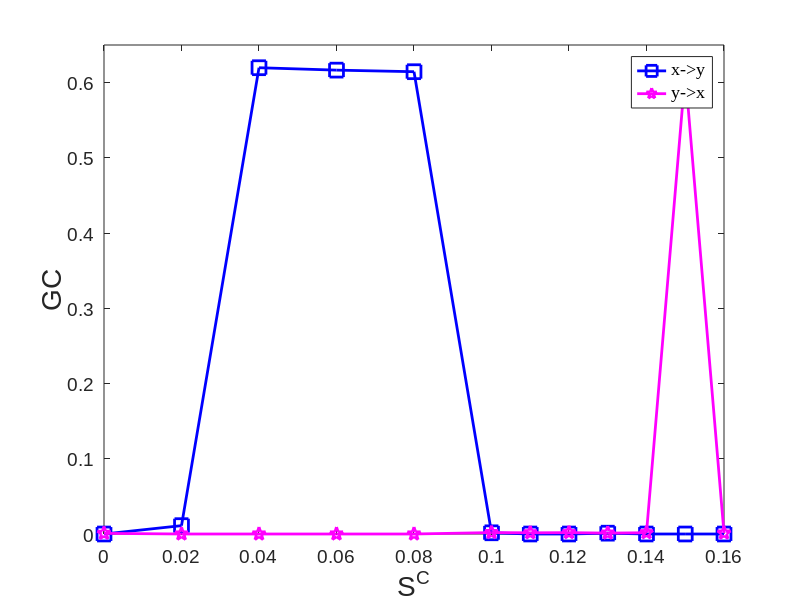

The MATLAB script that drew this image:
%% Fig11_HH_TWO_Neurons_LinearGC
C=[0 0.02 0.04 0.06 0.08 0.1 0.11 0.12 0.13 0.14 0.15 0.16];
GC_xy=[0 0.0111 0.6198 0.6166 0.6145 0.0016 0 0 0.0011 0 0 0];
GC_yx=[8.456e-04 0 0 0 0 0.0019 0.0016 0.0018 0.0012 0.0017 0.6126 0.0012];

% Plot
h0=figure;
clf;
plot(C,GC_xy,'MarkerSize',10,'Marker','s','LineWidth',2,...
'Color',[0 0 1]);hold on
plot(C,GC_yx,'MarkerSize',10,'Marker','p','LineWidth',2,...
'Color',[1 0 1]);
% Legend 
hleg1 =legend('x->y','y->x','northeast');
set(hleg1,'Location','northeast') 
set(hleg1,'FontName','Times New Roman','FontSize',18,'FontWeight','normal')
axis([0 0.16 0 0.65])
set(gca, 'XTick', 0:0.02:0.16); 
% set(gca, 'YTick',0:0.02:0.65);

% Create axis font size
set(gca,'FontName','Arial','FontSize',14)
% Create xlabel
xlabel({'S^C'},'FontSize',20,'FontName','Arial');
% Create ylabel
ylabel({'GC'},'FontSize',20,'FontName','Arial');

%%
print(h0,'-depsc2','-r300','LineraGC_HH_Two_Neurons_Fig11.eps')